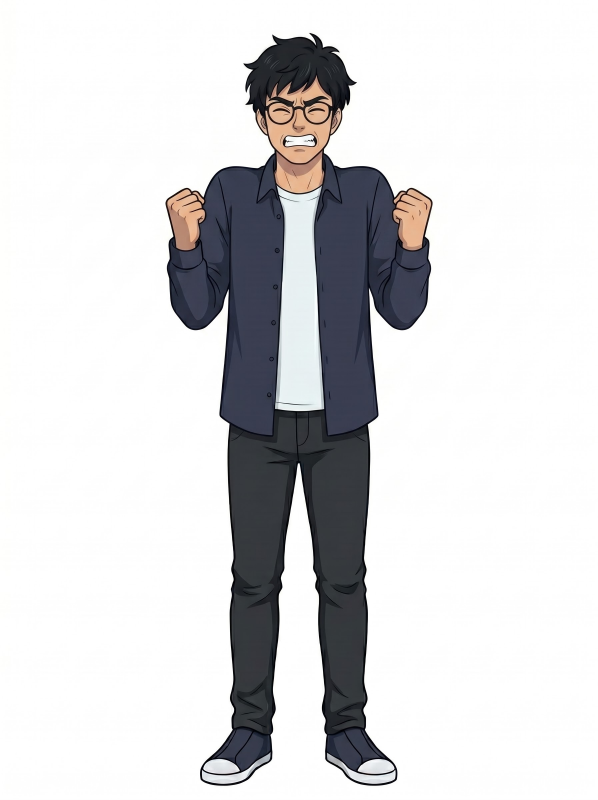
#> input picture project/rig/ren/source/fullbody/ren-full-frustrated.jpg, 1792 x 2400 px (shown at 1/3 size)
$ python cutout.py ../rig/ren/source/fullbody/ren-full-frustrated.jpg ../rig/ren/source/fullbody/ren-full-holding-card.jpg
#> lines starting #> are read from the running program, lines starting #| are printed output that depends on the picture; after the words box and inside, x2 and y2 are one past the last pixel; in counts of white or black regions, pixels touching at a corner belong together
"""Cut a character pose out of its white background and save a transparent PNG.

  python pipeline/cutout.py SRC.png DST.png

Flood-fills the white background from the top edge and from the sides down to the shoulders
(not lower, so white shirts that reach the bottom of the image survive; any white left in the
lower corners is invisible on the white video background), drops stray fragments of other poses that touch the
image border, trims to the figure, and scales to 1000px tall.
"""
import sys

import numpy as np
from PIL import Image, ImageDraw, ImageFilter
from scipy import ndimage

src, dst = sys.argv[1], sys.argv[2]
im = Image.open(src).convert("RGB")
#> im is the input picture: PIL image 1792x2400 RGB; mean R, G, B 216.9, 216.9, 218.3
w, h = im.size
#> w = 1792; h = 2400
fill = im.copy()
# Block the bottom rows: a white band under the figure would let the fill leak into white
# shirts. The block covers the band of near-empty rows at the bottom, plus a margin.
rows_dark = (np.asarray(im).min(axis=2) < 200).mean(axis=1)
#> rows_dark = 2400 values, max 0.398 at index 603, min 0 at index 0, mean 0.194
band = 0
while band < h // 4 and rows_dark[h - 1 - band] < 0.05:
    band += 1
#> this loop made 44 passes
#> after the loop, band = 44
BAR = band + 10
#> BAR = 54
ImageDraw.Draw(fill).rectangle([0, h - BAR, w, h], fill=(0, 0, 0))
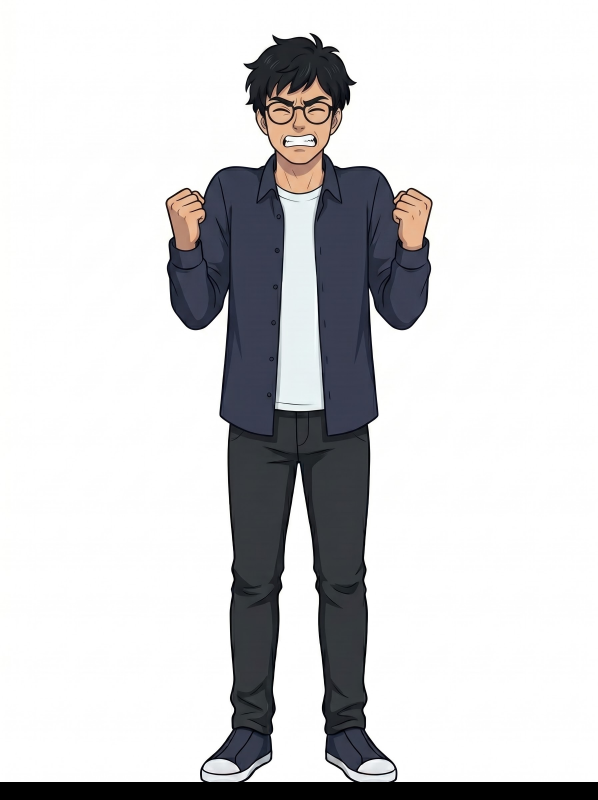
#> fill: PIL image 1792x2400 RGB (shown at 1/3 size); mean R, G, B 211.3, 211.2, 212.6
SENT = (255, 0, 255)
seeds = [(x, 0) for x in range(0, w, 6)]
px = np.asarray(im)
def first_touch(col):
    # First row where the figure reaches this side edge (usually the shoulders); seeding below it
    # could leak into white shirts through gaps under the garment.
#> called with col = 0
    dark = np.where(px[:, col].min(axis=1) < 200)[0]
#> dark = empty array
    return int(dark[0]) if len(dark) else h - BAR
seeds += [(0, y) for y in range(0, first_touch(0), 6)] + [(w - 1, y) for y in range(0, first_touch(w - 1), 6)]
#> seeds = 1081 pairs, first value 0 to 1791, second value 0 to 2340
for p in seeds:
    px = fill.getpixel(p)
    if px != SENT and min(px) > 225:
        ImageDraw.floodfill(fill, p, SENT, thresh=40)
#> this loop made 1081 passes
#> (p, px) on passes 1 to 3: ((0, 0), (255, 255, 253)), ((6, 0), (255, 0, 255)), ((12, 0), (255, 0, 255))
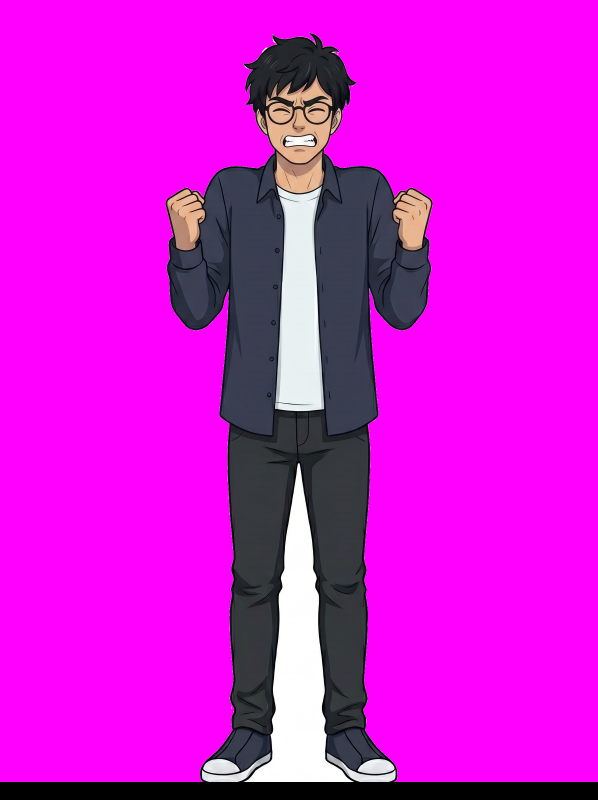
#> fill: PIL image 1792x2400 RGB (shown at 1/3 size); mean R, G, B 211.6, 23.4, 213
a = np.array(fill)
fg = ~((a[..., 0] == 255) & (a[..., 1] == 0) & (a[..., 2] == 255))
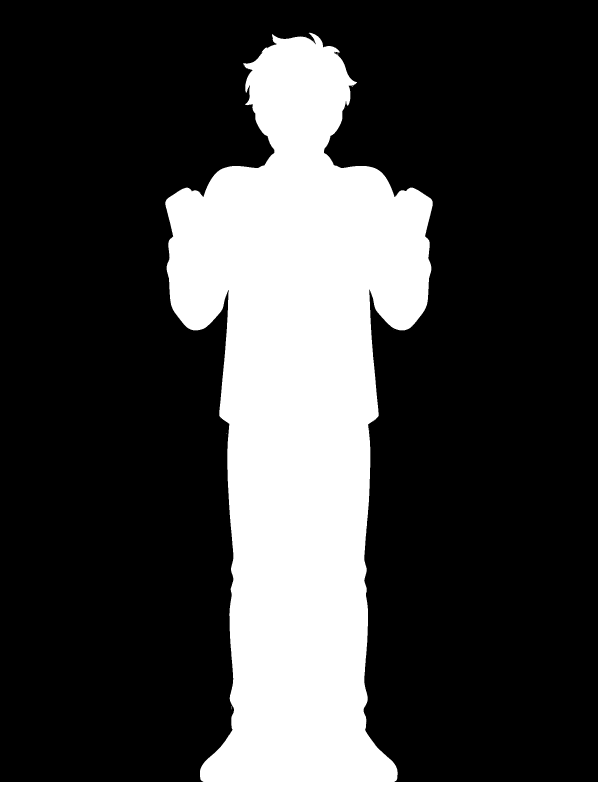
#> fg: shape (2400, 1792) bool (shown at 1/3 size); 26.2% white; 24 white regions (23 under 20 px), largest, box (x1, y1, x2, y2) and area: (0, 98, 1792, 2400) 1127651
# Blocked rows: the margin above the band copies the mask from the row above; inside the band
# itself only drawn (non-white) pixels are kept, such as hoodie strings.
fg[h - BAR:h - band] = fg[h - BAR - 1]
if band:
    fg[h - band:] = np.asarray(im)[h - band:].min(axis=2) < 235
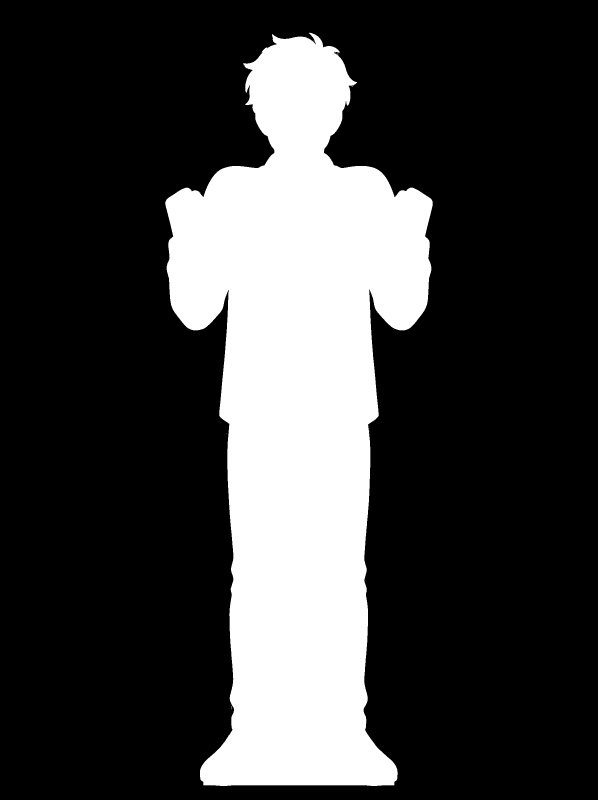
#> fg: shape (2400, 1792) bool (shown at 1/3 size); 24.1% white; 24 white regions (23 under 20 px), largest, box (x1, y1, x2, y2) and area: (496, 98, 1298, 2358) 1036745

# Keep the main figure plus detached details inside the frame (sweat drops, shock lines);
# drop small pieces that touch the border (slivers of neighbouring poses from the source sheet).
lab, n = ndimage.label(fg)
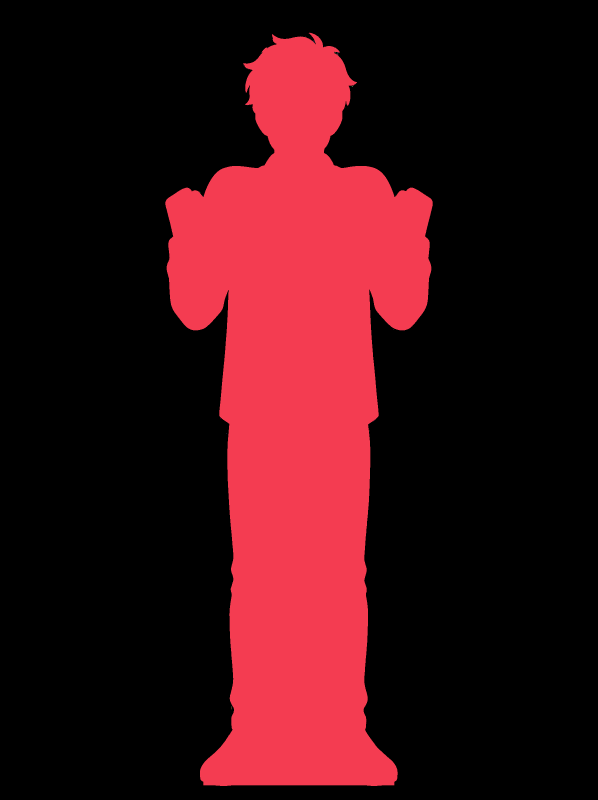
#> lab: shape (2400, 1792) int32 (shown at 1/3 size); 48 distinct labels, from 0 to 47; one colour per label, 0 black
#> n = 47
sizes = ndimage.sum(fg, lab, range(1, n + 1))
#> sizes = 47 values, max 1036715 at index 0, min 1 at index 1, mean 22059.2
main = int(np.argmax(sizes)) + 1
#> main = 1
border = set(np.unique(np.concatenate([lab[0], lab[-1], lab[:, 0], lab[:, -1]]))) - {0}
#> border = 0 items
keep = np.zeros_like(fg)
for i in range(1, n + 1):
    if i == main or (i not in border and sizes[i - 1] > 30):
        keep |= lab == i
mask = Image.fromarray((keep * 255).astype(np.uint8)).filter(ImageFilter.MinFilter(3)).filter(ImageFilter.GaussianBlur(1))
out = im.convert("RGBA")
out.putalpha(mask)
out = out.crop(out.getbbox())
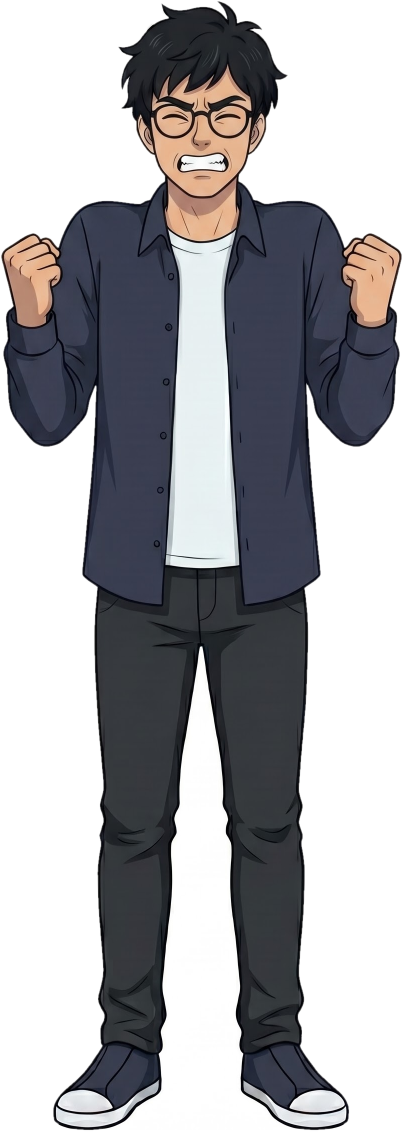
#> out: PIL image 806x2263 RGBA (shown at 1/2 size); mean R, G, B, A 165.8, 165.6, 169, 143.8; transparent parts drawn white
out = out.resize((round(out.width * 1000 / out.height), 1000), Image.LANCZOS)
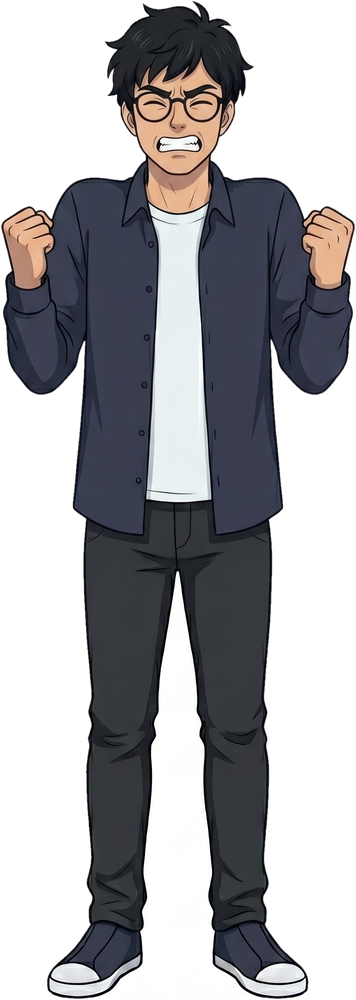
#> out: PIL image 356x1000 RGBA; mean R, G, B, A 56.9, 56.6, 60.1, 143.8; transparent parts drawn white
out.save(dst, optimize=True)
